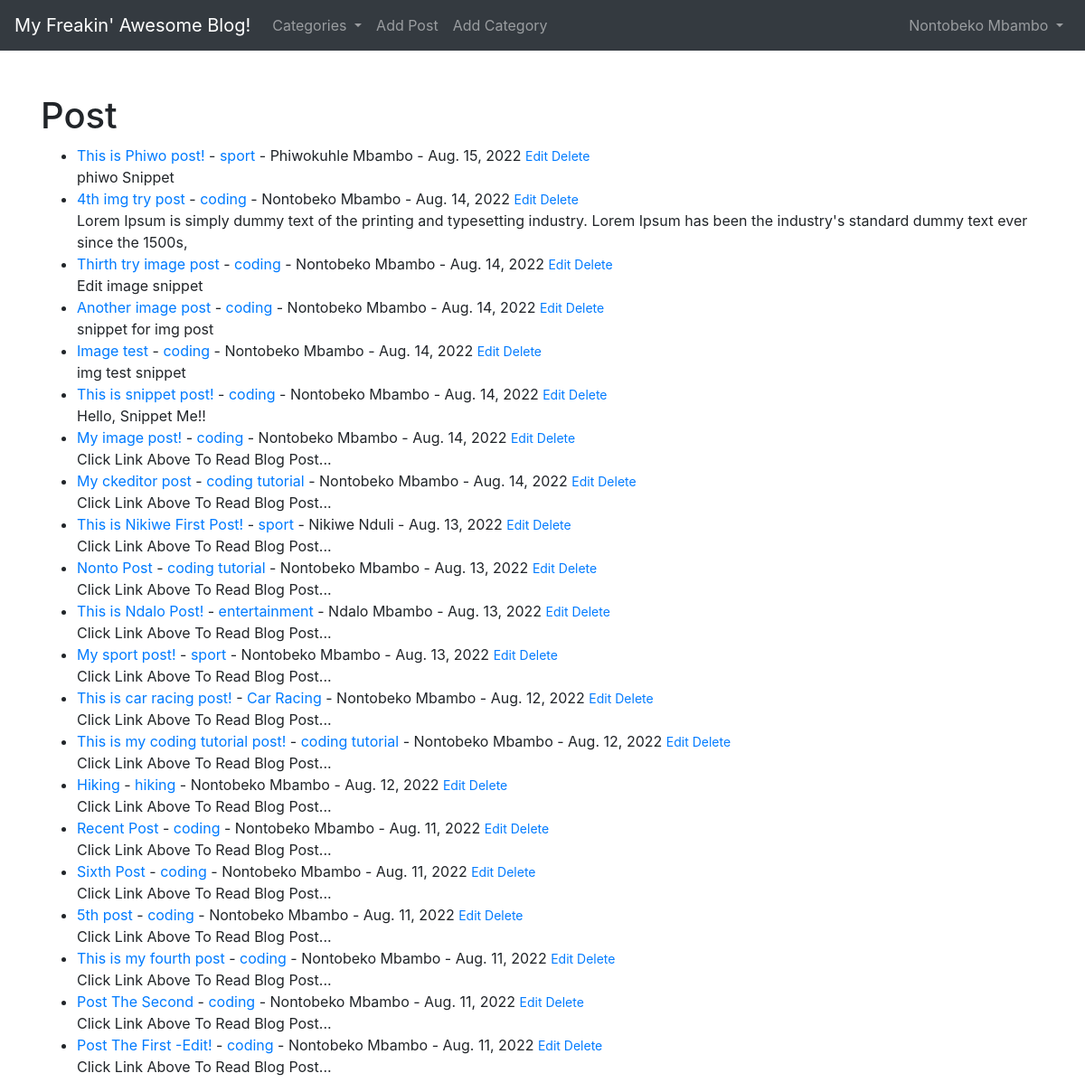
The app's page / (signed in) with its own data.
### theblog/models.py (models this page shows, shortened)
class Post(models.Model):
    title = models.CharField(max_length=255)
    header_image = models.ImageField(null=True, blank=True, upload_to='images/')
    title_tag = models.CharField(max_length=255)
    author = models.ForeignKey(User, on_delete=models.CASCADE)
    body = RichTextField(blank=True, null=True)
    post_date = models.DateField(auto_now_add=True)
    category = models.CharField(max_length=255, default='coding')#adding default because we already have entries
    snippet = models.CharField(max_length=255)
    likes = models.ManyToManyField(User, related_name='blog_posts')

### theblog/views.py (the view)
# urls.py: path('', HomeView.as_view(), name='home'),
class HomeView(ListView):
    model = Post
    template_name = 'home.html'
    ordering = ['-id']
    def get_context_data(self, *args, **kwargs):
        cat_menu = Category.objects.all() #get all data in Category model and assign it to cat_menu variable
        context = super(HomeView, self).get_context_data(*args, **kwargs)
        context["cat_menu"] = cat_menu
        return context

### theblog/models.py (called while the page is built)
    def __str__(self):
        return self.name

### theblog/templates/home.html
{% extends 'base.html' %}
{% block content %}
<h1>Post</h1>
<ul>
{% for post in object_list %}
    <li><a href="{% url 'article-detail' post.pk %}">
        {{ post.title }}</a> -
        <a href="{% url 'category' post.category|slugify %}">{{ post.category }}</a> -
        {{ post.author.first_name }}
        {{ post.author.last_name }}
        - {{ post.post_date}}
         <small>
            {% if request.user.is_authenticated %}
            <a href="{% url 'update_post' post.pk %}">Edit</a>
        <a href="{% url 'delete_post' post.pk %}">Delete</a>
        {% endif %}
    </small> <br>
    {{post.snippet}}
    </li>
{% endfor %}
</ul>
{% endblock %}

### theblog/templates/base.html (shortened to what this page needs)
<!doctype html>
<html lang="en">
<head>
  <link rel="stylesheet" href="https://cdn.jsdelivr.net/npm/bootstrap@4.6.2/dist/css/bootstrap.min.css"
>
</head>
<body>
  <nav class="navbar navbar-expand-lg navbar-dark bg-dark">
    <a class="navbar-brand" href="{% url 'home' %}">My Freakin' Awesome Blog!</a>
    <div class="collapse navbar-collapse" id="navbarSupportedContent">
      <ul class="navbar-nav mr-auto">
        {% if cat_menu %}
        <li class="nav-item dropdown">
          <a class="nav-link dropdown-toggle" href="#" role="button" data-toggle="dropdown" aria-expanded="false">
            Categories
          </a>
        </li>
        {% else %}
        <li class="nav-item">
          <a class="nav-link" href="{% url 'category-list' %}">Categories</a>
        </li>
        {% endif %}
        {% if user.is_authenticated %}
        <li class="nav-item">
          <a class="nav-link" href="{% url 'add_post' %}">Add Post</a>
        </li>
        <li class="nav-item">
          <a class="nav-link" href="{% url 'add_category' %}">Add Category</a>
        </li>
        {% endif %}
      </ul>
      {% if user.is_authenticated %}
      <ul class="navbar-nav ml-auto">
        <li class="nav-item dropdown">
          <a class="nav-link dropdown-toggle" href="#" role="button" data-toggle="dropdown" aria-expanded="false">
            {{user.first_name}}
            {{user.last_name}}
          </a>
        </li>
      </ul>
      {% endif %}
    </div>
  </nav>
  <br><br>
  <div class="container">
    {% block content %}
    {% endblock %}
  </div>
</body>
</html>

### records on screen
Post: title "This is Phiwo post!", category "sport", author.first_name "Phiwokuhle", author.last_name "Mbambo", post_date "Aug. 15, 2022", snippet "phiwo Snippet"
Post: title "4th img try post", category "coding", author.first_name "Nontobeko", author.last_name "Mbambo", post_date "Aug. 14, 2022", snippet "Lorem Ipsum is simply dummy text of the printing and typesetting industry. Lorem Ipsum has been the industry's standard dummy text ever since the 1500s,"
Post: title "Thirth try image post", category "coding", author.first_name "Nontobeko", author.last_name "Mbambo", post_date "Aug. 14, 2022", snippet "Edit image snippet"
Post: title "Another image post", category "coding", author.first_name "Nontobeko", author.last_name "Mbambo", post_date "Aug. 14, 2022", snippet "snippet for img post"
Post: title "Image test", category "coding", author.first_name "Nontobeko", author.last_name "Mbambo", post_date "Aug. 14, 2022", snippet "img test snippet"
Post: title "This is snippet post!", category "coding", author.first_name "Nontobeko", author.last_name "Mbambo", post_date "Aug. 14, 2022", snippet "Hello, Snippet Me!!"
Post: title "My image post!", category "coding", author.first_name "Nontobeko", author.last_name "Mbambo", post_date "Aug. 14, 2022", snippet "Click Link Above To Read Blog Post..."
Post: title "My ckeditor post", category "coding tutorial", author.first_name "Nontobeko", author.last_name "Mbambo", post_date "Aug. 14, 2022", snippet "Click Link Above To Read Blog Post..."
Post: title "This is Nikiwe First Post!", category "sport", author.first_name "Nikiwe", author.last_name "Nduli", post_date "Aug. 13, 2022", snippet "Click Link Above To Read Blog Post..."
Post: title "Nonto Post", category "coding tutorial", author.first_name "Nontobeko", author.last_name "Mbambo", post_date "Aug. 13, 2022", snippet "Click Link Above To Read Blog Post..."
Post: title "This is Ndalo Post!", category "entertainment", author.first_name "Ndalo", author.last_name "Mbambo", post_date "Aug. 13, 2022", snippet "Click Link Above To Read Blog Post..."
Post: title "My sport post!", category "sport", author.first_name "Nontobeko", author.last_name "Mbambo", post_date "Aug. 13, 2022", snippet "Click Link Above To Read Blog Post..."
Post: title "This is car racing post!", category "Car Racing", author.first_name "Nontobeko", author.last_name "Mbambo", post_date "Aug. 12, 2022", snippet "Click Link Above To Read Blog Post..."
Post: title "This is my coding tutorial post!", category "coding tutorial", author.first_name "Nontobeko", author.last_name "Mbambo", post_date "Aug. 12, 2022", snippet "Click Link Above To Read Blog Post..."
Post: title "Hiking", category "hiking", author.first_name "Nontobeko", author.last_name "Mbambo", post_date "Aug. 12, 2022", snippet "Click Link Above To Read Blog Post..."
Post: title "Recent Post", category "coding", author.first_name "Nontobeko", author.last_name "Mbambo", post_date "Aug. 11, 2022", snippet "Click Link Above To Read Blog Post..."
Post: title "Sixth Post", category "coding", author.first_name "Nontobeko", author.last_name "Mbambo", post_date "Aug. 11, 2022", snippet "Click Link Above To Read Blog Post..."
Post: title "5th post", category "coding", author.first_name "Nontobeko", author.last_name "Mbambo", post_date "Aug. 11, 2022", snippet "Click Link Above To Read Blog Post..."
Post: title "This is my fourth post", category "coding", author.first_name "Nontobeko", author.last_name "Mbambo", post_date "Aug. 11, 2022", snippet "Click Link Above To Read Blog Post..."
Post: title "Post The Second", category "coding", author.first_name "Nontobeko", author.last_name "Mbambo", post_date "Aug. 11, 2022", snippet "Click Link Above To Read Blog Post..."
Post: title "Post The First -Edit!", category "coding", author.first_name "Nontobeko", author.last_name "Mbambo", post_date "Aug. 11, 2022", snippet "Click Link Above To Read Blog Post..."

### other values on screen
{{ user.first_name }} "Nontobeko"
{{ user.last_name }} "Mbambo"
